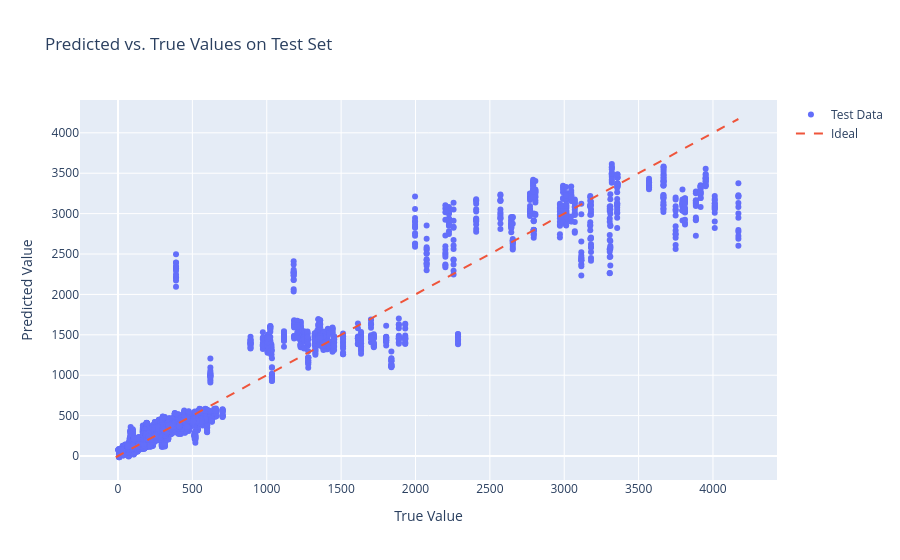

The cell this chart's notebook holds for it:
### Code cell
visualize_errors(predictions_cn)

### Figure 1 — Plotly figure (JSON) as saved in the notebook; plotly's stock layout.template omitted (floating-point values rounded to 4 significant figures; data arrays with more than 128 entries replaced by an {"elided": "..."} marker saying what was removed)
{"data": [{"mode": "markers", "name": "Test Data", "type": "scatter", "x": {"elided": "8320 float values"}, "y": {"elided": "8320 float values"}}, {"line": {"dash": "dash"}, "mode": "lines", "name": "Ideal", "type": "scatter", "x": [-15.26, 4171], "y": [-15.26, 4171]}], "layout": {"title": {"text": "Predicted vs. True Values on Test Set"}, "xaxis": {"title": {"text": "True Value"}}, "yaxis": {"title": {"text": "Predicted Value"}}}}
